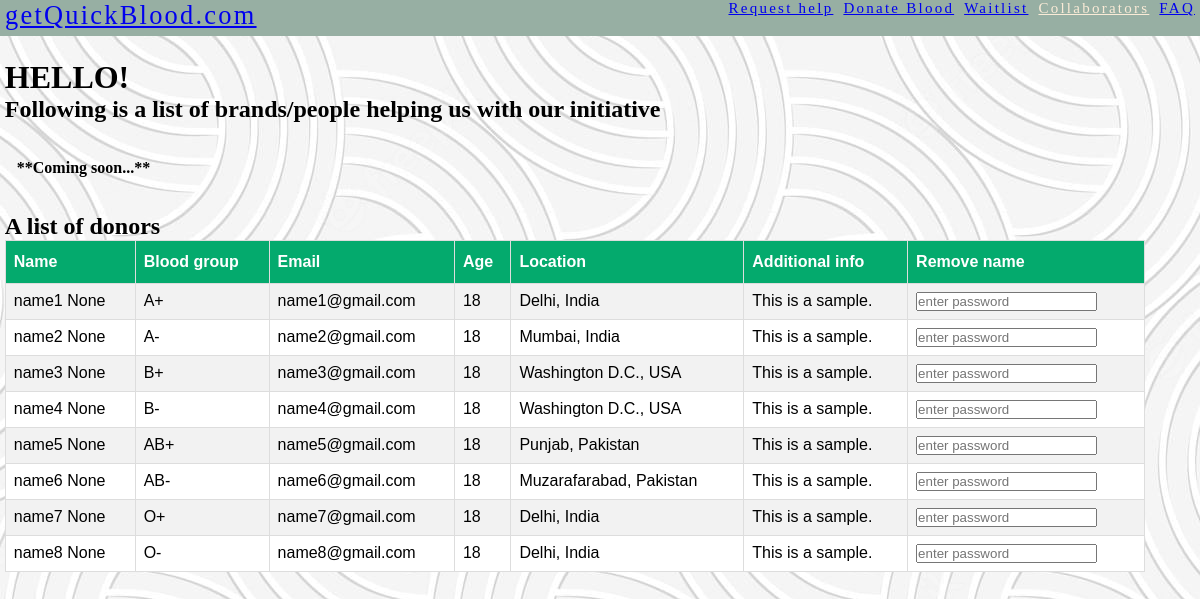
Screenshot of /collaborators with the database file from the repository.
### tables this page shows
CREATE TABLE donors(first_name TEXT, last_name TEXT, blood_group TEXT, email TEXT, mobile NUMERIC, age INT, pincode TEXT, state TEXT, country TEXT, additional_info TEXT, password TEXT);

### app.py (the view)
@app.route("/collaborators", methods = ["GET"])
def coll():
    donors = db.execute("SELECT * FROM donors ORDER BY first_name")
    return render_template("collaborators.html", donor_data = donors)

### templates/collaborators.html (shortened to what this page needs)
<!DOCTYPE html>
<html lang="en">
    <head>
        <link href="/static/styles.css" rel="stylesheet">
    </head>
    <body style="background-image: url(/static/collaborators-bg.jpeg)">
        <header>
            <ul class="list-inline">
                <li class="list-inline-item"><a href="/faq"> FAQ </a></li>
                <li class="list-inline-item"><a href="/collaborators" style="color: AntiqueWhite"> Collaborators </a></li>
                <li class="list-inline-item"><a href="/iWaitlist"> Waitlist </a></li>
                <li class="list-inline-item"><a href="/donate"> Donate Blood </a></li>
                <li class="list-inline-item"><a href="/help"> Request help </a></li>&nbsp
                <li class="list-inline-item" style="float: left; font-size: 2.2vw;"><a href="/"> getQuickBlood.com </a></li>
            </ul>
        </header>
        <div style="margin: 0.4vw">
            <h1>HELLO!</h1>
            <h2> Following is a list of brands/people helping us with our initiative </h2>
            <h4> &#160&#160&#160**Coming soon...** </h4>
            <h2> A list of donors </h2>
            <table id="customers">
                <tr>
                    <th>Name</th>
                    <th>Blood group</th>
                    <th>Email</th>
                    <th>Age</th>
                    <th>Location</th>
                    <th>Additional info</th>
                    <th>Remove name</th>
                </tr>
                {% for row in donor_data %}
                    <tr>
                        <td>{{ row["first_name"] }} {{ row["last_name"] }}</td>
                        <td>{{ row["blood_group"] }}</td>
                        <td> {{ row["email"] }} </td>
                        <td>{{ row["age"] }}</td>
                        <td>{{ row["state"] }}, {{ row["country"] }}</td>
                        {% if row["additional_info"]=="" %}
                            <td> -- </td>
                            {% else %}
                            <td>{{ row["additional_info"] }}</td>
                            {% endif %}
                        <td><form method = "get" action="/deactivate">
                                <input type="submit password" name="cancel" placeholder="enter password" autocomplete="off">
                        </form></td>
                    </tr>
                {% endfor %}
            </table>
        </div>
    </body>
</html>

### static/styles.css (style rules this page uses)
* { margin: 0; padding: 0; }
header { position: sticky; top:0; background: #97afa3; font-family: Times; font-weight: 500; font-size: 1.25vw; letter-spacing: .15em; height: 3vw; }
.list-inline { list-style-type: none; }
.list-inline-item { font-size: 1.25vw; float: right; text-align: right; padding: 0px 5px 5px; }
#customers { font-family: Arial, Helvetica, sans-serif; border-collapse: collapse; width: 95vw; }
#customers td, #customers th { border: 1px solid #ddd; padding: 8px; }
#customers tr:nth-child(even) { background-color: #f2f2f2; }
#customers tr:nth-child(odd) { background-color: #ffffff; }
#customers th { padding-top: 12px; padding-bottom: 12px; text-align: left; background-color: #04AA6D; color: white; }

### rows the page displays
donors: first_name "name1", last_name "None", blood_group "A+", email "name1@gmail.com", age "18", state "Delhi", country "India", additional_info "This is a sample."
donors: first_name "name2", last_name "None", blood_group "A-", email "name2@gmail.com", age "18", state "Mumbai", country "India", additional_info "This is a sample."
donors: first_name "name3", last_name "None", blood_group "B+", email "name3@gmail.com", age "18", state "Washington D.C.", country "USA", additional_info "This is a sample."
donors: first_name "name4", last_name "None", blood_group "B-", email "name4@gmail.com", age "18", state "Washington D.C.", country "USA", additional_info "This is a sample."
donors: first_name "name5", last_name "None", blood_group "AB+", email "name5@gmail.com", age "18", state "Punjab", country "Pakistan", additional_info "This is a sample."
donors: first_name "name6", last_name "None", blood_group "AB-", email "name6@gmail.com", age "18", state "Muzarafarabad", country "Pakistan", additional_info "This is a sample."
donors: first_name "name7", last_name "None", blood_group "O+", email "name7@gmail.com", age "18", state "Delhi", country "India", additional_info "This is a sample."
donors: first_name "name8", last_name "None", blood_group "O-", email "name8@gmail.com", age "18", state "Delhi", country "India", additional_info "This is a sample."
